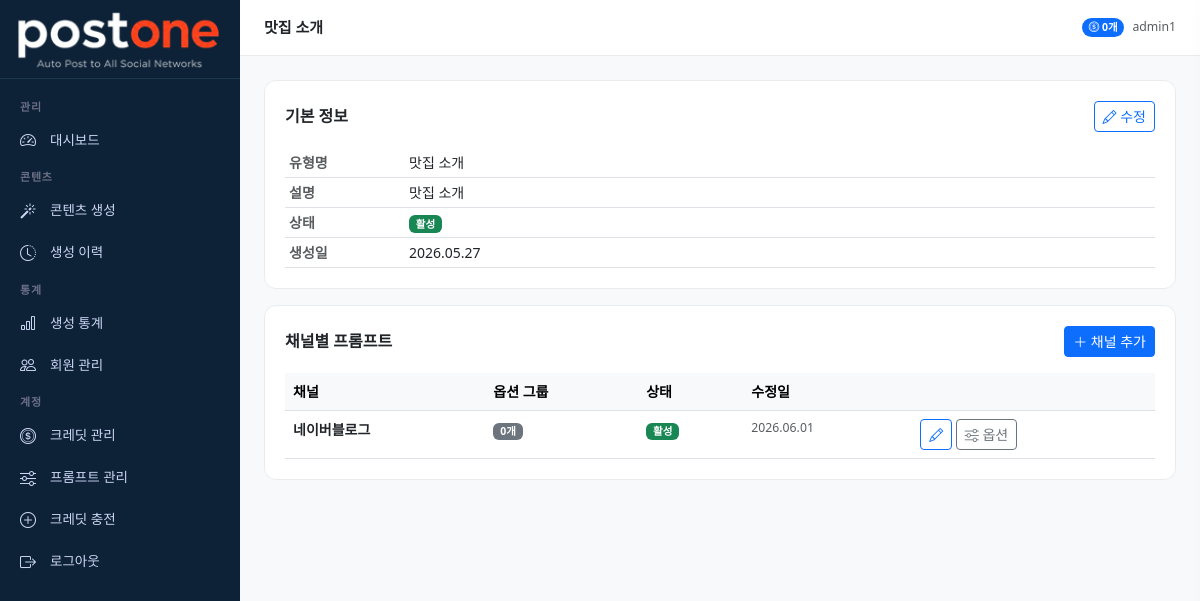
/content-types/1/ (signed in), run on the app's committed database.
### accounts/models.py (models this page shows, shortened)
class MenuPermission(models.Model):
    ROLE_CHOICES = [
        ('admin', '관리자'),
        ('member', '멤버'),
    ]
    role = models.CharField(max_length=20, choices=ROLE_CHOICES)
    menu_key = models.CharField(max_length=50, verbose_name='메뉴 키')
    menu_label = models.CharField(max_length=50, verbose_name='메뉴명')
    icon = models.CharField(max_length=50, verbose_name='아이콘', blank=True)
    is_visible = models.BooleanField(default=True, verbose_name='표시여부')
    order = models.IntegerField(default=0, verbose_name='정렬순서')
    class Meta:
        verbose_name = '메뉴 권한'
        verbose_name_plural = '메뉴 권한 목록'
        ordering = ['role', 'order']
        unique_together = ['role', 'menu_key']

class User(AbstractUser):
    ROLE_CHOICES = [
        ('master', '마스터'),
        ('admin', '관리자'),
        ('member', '멤버'),
        ('free', '무료회원'),
    ]
    PLAN_CHOICES = [
        ('free', '무료'),
        ('starter', '스타터'),
        ('pro', '프로'),
        ('business', '비즈니스'),
    ]
    role = models.CharField(max_length=20, choices=ROLE_CHOICES, default='free')
    plan = models.CharField(max_length=20, choices=PLAN_CHOICES, default='free')
    phone = models.CharField(max_length=20, blank=True)
    company = models.CharField(max_length=100, blank=True)
    profile_image = models.ImageField(upload_to='profiles/', blank=True, null=True)
    created_at = models.DateTimeField(auto_now_add=True)
    updated_at = models.DateTimeField(auto_now=True)
    class Meta:
        verbose_name = '사용자'
        verbose_name_plural = '사용자 목록'

### content/models.py (models this page shows, shortened)
class ContentType(models.Model):
    name = models.CharField(max_length=100, verbose_name='유형명')
    description = models.TextField(blank=True, verbose_name='설명')
    is_active = models.BooleanField(default=True, verbose_name='활성화')
    created_by = models.ForeignKey(User, on_delete=models.SET_NULL, null=True)
    created_at = models.DateTimeField(auto_now_add=True)
    class Meta:
        verbose_name = '콘텐츠 유형'
        verbose_name_plural = '콘텐츠 유형 목록'

class ChannelPrompt(models.Model):
    content_type = models.ForeignKey(ContentType, on_delete=models.CASCADE, related_name='channel_prompts')
    channel = models.ForeignKey(Channel, on_delete=models.CASCADE, related_name='prompts')
    base_prompt = models.TextField(verbose_name='기본 프롬프트')
    is_active = models.BooleanField(default=True)
    updated_at = models.DateTimeField(auto_now=True)
    updated_by = models.ForeignKey(User, on_delete=models.SET_NULL, null=True)
    class Meta:
        verbose_name = '채널 프롬프트'
        verbose_name_plural = '채널 프롬프트 목록'
        unique_together = ['content_type', 'channel']

class Channel(models.Model):
    CHANNEL_TYPE_CHOICES = [
        ('text', '텍스트'),
        ('video', '영상 자막'),
        ('image', '이미지 카드'),
    ]
    name = models.CharField(max_length=50, verbose_name='채널명')
    slug = models.SlugField(max_length=50, unique=True, verbose_name='슬러그')
    channel_type = models.CharField(max_length=20, choices=CHANNEL_TYPE_CHOICES, verbose_name='채널 유형')
    description = models.TextField(blank=True, verbose_name='설명')
    is_auto_publish = models.BooleanField(default=False, verbose_name='자동발행 가능')
    is_active = models.BooleanField(default=True, verbose_name='활성화')
    order = models.IntegerField(default=0, verbose_name='정렬순서')
    class Meta:
        verbose_name = '채널'
        verbose_name_plural = '채널 목록'
        ordering = ['order', 'name']

### credits/models.py (models this page shows, shortened)
class UserCredit(models.Model):
    user = models.OneToOneField(User, on_delete=models.CASCADE, related_name='credit')
    balance = models.IntegerField(default=0, verbose_name='잔여 크레딧')
    free_used_this_month = models.IntegerField(default=0, verbose_name='이번달 무료 사용')
    free_reset_date = models.DateField(null=True, blank=True, verbose_name='무료 초기화일')
    updated_at = models.DateTimeField(auto_now=True)
    class Meta:
        verbose_name = '사용자 크레딧'

### dashboard/views.py (the view)
# urls.py: path('content-types/<int:pk>/', views.content_type_detail, name='content_type_detail'),
@login_required
def content_type_detail(request, pk):
    ct = get_object_or_404(ContentType, pk=pk)
    channel_prompts = ct.channel_prompts.select_related('channel').prefetch_related('option_groups')
    return render(request, 'dashboard/content_type_detail.html', {
        'content_type': ct, 'channel_prompts': channel_prompts
    })

### dashboard/context_processors.py (called while the page is built)
def user_menus(request):
    if not request.user.is_authenticated:
        return {'user_menus': []}
    if request.user.role == 'master':
        return {'user_menus': []}
    role = request.user.role
    if role == 'free':
        role = 'member'
    menus = MenuPermission.objects.filter(
        role=role,
        is_visible=True
    )
    return {'user_menus': menus}

### templates/dashboard/content_type_detail.html (shortened to what this page needs)
{% extends 'base/base.html' %}
{% block page_title %}{{ content_type.name }}{% endblock %}
{% block content %}
<div class="row g-3">
    <div class="col-12">
        <div class="stat-card">
            <div class="d-flex justify-content-between align-items-center mb-3">
                <h6 class="fw-semibold mb-0">기본 정보</h6>
                <a href="{% url 'dashboard:content_type_edit' content_type.pk %}" class="btn btn-sm btn-outline-primary">
                    <i class="bi bi-pencil"></i> 수정
                </a>
            </div>
            <table class="table table-sm mb-0">
                <tr><th class="text-muted" width="120">유형명</th><td>{{ content_type.name }}</td></tr>
                <tr><th class="text-muted">설명</th><td>{{ content_type.description|default:"-" }}</td></tr>
                <tr><th class="text-muted">상태</th>
                    <td>{% if content_type.is_active %}<span class="badge bg-success">활성</span>{% else %}<span class="badge bg-secondary">비활성</span>{% endif %}</td>
                </tr>
                <tr><th class="text-muted">생성일</th><td>{{ content_type.created_at|date:"Y.m.d" }}</td></tr>
            </table>
        </div>
    </div>
    <div class="col-12">
        <div class="stat-card">
            <div class="d-flex justify-content-between align-items-center mb-3">
                <h6 class="fw-semibold mb-0">채널별 프롬프트</h6>
                <a href="{% url 'dashboard:channel_prompt_create' content_type.pk %}" class="btn btn-sm btn-primary">
                    <i class="bi bi-plus-lg"></i> 채널 추가
                </a>
            </div>
            {% if channel_prompts %}
            <div class="table-responsive">
                <table class="table table-hover mb-0">
                    <thead class="table-light">
                        <tr>
                            <th>채널</th>
                            <th>옵션 그룹</th>
                            <th>상태</th>
                            <th>수정일</th>
                            <th></th>
                        </tr>
                    </thead>
                    <tbody>
                        {% for cp in channel_prompts %}
                        <tr>
                            <td class="fw-semibold">{{ cp.channel.name }}</td>
                            <td><span class="badge bg-secondary">{{ cp.option_groups.count }}개</span></td>
                            <td>
                                {% if cp.is_active %}<span class="badge bg-success">활성</span>
                                {% else %}<span class="badge bg-secondary">비활성</span>{% endif %}
                            </td>
                            <td class="text-muted small">{{ cp.updated_at|date:"Y.m.d" }}</td>
                            <td>
                                <a href="{% url 'dashboard:channel_prompt_edit' cp.pk %}" class="btn btn-sm btn-outline-primary">
                                    <i class="bi bi-pencil"></i>
                                </a>
                                <a href="{% url 'dashboard:prompt_option_manage' cp.pk %}" class="btn btn-sm btn-outline-secondary">
                                    <i class="bi bi-sliders"></i> 옵션
                                </a>
                            </td>
                        </tr>
                        {% endfor %}
                    </tbody>
                </table>
            </div>
            {% else %}
            <p class="text-muted text-center py-3 mb-0">등록된 채널 프롬프트가 없습니다.</p>
            {% endif %}
        </div>
    </div>
</div>
{% endblock %}

### templates/base/base.html (shortened to what this page needs)
{% load static %}
<!DOCTYPE html>
<html lang="ko">
<head>
    <link href="https://cdn.jsdelivr.net/npm/bootstrap@5.3.0/dist/css/bootstrap.min.css" rel="stylesheet">
    <link href="https://cdn.jsdelivr.net/npm/bootstrap-icons@1.11.0/font/bootstrap-icons.css" rel="stylesheet">
</head>
<body>
<aside class="sidebar" id="sidebar">
    <a href="{% url 'dashboard:index' %}" class="sidebar-brand">
        <img src="{% static 'images/logo.png' %}" alt="postone" style="width:205px; height:auto;">
    </a>
    <nav class="sidebar-menu">
        {% if user.role == 'master' %}
        <div class="sidebar-section">관리</div>
        <div class="sidebar-item">
            <a href="{% url 'dashboard:index' %}" class="{% if request.resolver_match.url_name == 'index' %}active{% endif %}">
                <i class="bi bi-speedometer2"></i> 대시보드
            </a>
        </div>
        <div class="sidebar-section">프롬프트 설정</div>
        <div class="sidebar-item">
            <a href="{% url 'dashboard:content_type_list' %}" class="{% if 'content_type' in request.resolver_match.url_name %}active{% endif %}">
                <i class="bi bi-grid-3x3-gap"></i> 콘텐츠 유형
            </a>
        </div>
        <div class="sidebar-item">
            <a href="{% url 'dashboard:channel_list' %}" class="{% if 'channel' in request.resolver_match.url_name %}active{% endif %}">
                <i class="bi bi-broadcast"></i> 채널 관리
            </a>
        </div>
        <div class="sidebar-item">
            <a href="{% url 'dashboard:prompt_list' %}" class="{% if 'prompt' in request.resolver_match.url_name %}active{% endif %}">
                <i class="bi bi-sliders"></i> 프롬프트 관리
            </a>
        </div>
        <div class="sidebar-item">
            <a href="{% url 'dashboard:user_list' %}" class="{% if 'user' in request.resolver_match.url_name %}active{% endif %}">
                <i class="bi bi-people"></i> 회원 관리
            </a>
        </div>
        <div class="sidebar-item">
            <a href="{% url 'dashboard:credit_list' %}" class="{% if 'credit' in request.resolver_match.url_name %}active{% endif %}">
                <i class="bi bi-coin"></i> 크레딧 관리
            </a>
        </div>
        <div class="sidebar-section">콘텐츠</div>
        <div class="sidebar-item">
            <a href="{% url 'dashboard:generate' %}" class="{% if 'generate' in request.resolver_match.url_name %}active{% endif %}">
                <i class="bi bi-magic"></i> 콘텐츠 생성
            </a>
        </div>
        <div class="sidebar-item">
            <a href="{% url 'dashboard:history' %}" class="{% if 'history' in request.resolver_match.url_name %}active{% endif %}">
                <i class="bi bi-clock-history"></i> 생성 이력
            </a>
        </div>
        <div class="sidebar-section">통계</div>
        <div class="sidebar-item">
            <a href="{% url 'dashboard:stats' %}" class="{% if 'stats' in request.resolver_match.url_name %}active{% endif %}">
                <i class="bi bi-bar-chart"></i> 생성 통계
            </a>
        </div>
        <div class="sidebar-section">계정</div>
        {% if not request.user.is_admin %}
        <div class="sidebar-item">
            <a href="{% url 'dashboard:credit_charge' %}">
                <i class="bi bi-plus-circle"></i> 크레딧 충전
            </a>
        </div>
        {% endif %}
        <div class="sidebar-item">
            <a href="{% url 'accounts:profile' %}">
                <i class="bi bi-person"></i> 내 정보
            </a>
        </div>
        <div class="sidebar-item">
            <a href="{% url 'dashboard:menu_permission' %}" class="{% if 'menu_permission' in request.resolver_match.url_name %}active{% endif %}">
                <i class="bi bi-gear"></i> 메뉴 권한 설정
            </a>
        </div>
        <div class="sidebar-item">
            <a href="{% url 'accounts:logout' %}">
                <i class="bi bi-box-arrow-right"></i> 로그아웃
            </a>
        </div>
        {% elif user.role == 'admin' %}
        {% for menu in user_menus %}
        {% if menu.is_visible %}
        {% if menu.order == 1 %}<div class="sidebar-section">관리</div>{% endif %}
        {% if menu.order == 2 %}<div class="sidebar-section">콘텐츠</div>{% endif %}
        {% if menu.order == 4 %}<div class="sidebar-section">통계</div>{% endif %}
        {% if menu.order == 6 %}<div class="sidebar-section">계정</div>{% endif %}
        <div class="sidebar-item">
            <a href="{% url 'dashboard:'|add:menu.menu_key %}"
               class="{% if menu.menu_key in request.resolver_match.url_name %}active{% endif %}">
                <i class="bi {{ menu.icon }}"></i> {{ menu.menu_label }}
            </a>
        </div>
        {% endif %}
        {% endfor %}
        <div class="sidebar-item">
            <a href="{% url 'accounts:logout' %}">
                <i class="bi bi-box-arrow-right"></i> 로그아웃
            </a>
        </div>
        {% endif %}
    </nav>
</aside>
<div class="main-wrapper">
    <div class="topbar">
        <span class="topbar-title">{% block page_title %}{% endblock %}</span>
        <div class="d-flex align-items-center gap-2">
            {% if user.credit %}
            <span class="badge bg-primary rounded-pill">
                <i class="bi bi-coin"></i> {{ user.credit.balance }}개
            </span>
            {% endif %}
            <span class="text-muted small">{{ user.username }}</span>
        </div>
    </div>
    <div class="main-content">
        {% block content %}{% endblock %}
    </div>
</div>
</body>
</html>

### templates/base/base.html (style rules this page uses)
:root { --sidebar-width: 240px; --header-height: 56px; --primary: #6366f1; --primary-dark: #4f46e5; }
body { background: #f8f9fa; font-size: 14px; }
.sidebar { position: fixed; top: 0; left: 0; width: var(--sidebar-width); height: 100vh; background: #0d2137; color: #cdd6f4; display: flex; flex-direction: column; z-index: 1000; overflow-y: auto; overflow-x: hidden; scrollbar-width: thin; scrollbar-color: #1a3a4a transparent; }
.sidebar-brand { padding: 8px 16px; border-bottom: 1px solid #1a3a4a; text-decoration: none; display: block; }
.sidebar-menu { padding: 12px 0; flex: 1; }
.sidebar-section { padding: 8px 20px 4px; font-size: 11px; font-weight: 600; color: #6c7086; text-transform: uppercase; letter-spacing: 0.8px; }
.sidebar-item a { display: flex; align-items: center; gap: 10px; padding: 9px 20px; color: #cdd6f4; text-decoration: none; font-size: 13.5px; transition: all 0.15s; }
.sidebar-item a i { font-size: 16px; width: 20px; }
.main-wrapper { margin-left: var(--sidebar-width); min-height: 100vh; }
.topbar { height: var(--header-height); background: #fff; border-bottom: 1px solid #e9ecef; display: flex; align-items: center; padding: 0 24px; gap: 12px; position: sticky; top: 0; z-index: 100; }
.topbar-title { font-weight: 600; font-size: 15px; flex: 1; }
.main-content { padding: 24px; }
.stat-card { background: #fff; border-radius: 12px; padding: 20px; border: 1px solid #e9ecef; }

### data on the page
MenuPermission: order "관리", menu_label "대시보드"
MenuPermission: order "콘텐츠", menu_label "콘텐츠 생성"
MenuPermission: menu_label "생성 이력"
MenuPermission: order "통계", menu_label "생성 통계"
MenuPermission: menu_label "회원 관리"
MenuPermission: order "계정", menu_label "크레딧 관리"
MenuPermission: menu_label "프롬프트 관리"
MenuPermission: menu_label "크레딧 충전"
ContentType: name "맛집 소개", description "맛집 소개", created_at "2026.05.27"
User: credit.balance "0", username "admin1"
ChannelPrompt: channel.name "네이버블로그", option_groups.count "0", is_active "활성", updated_at "2026.06.01"
